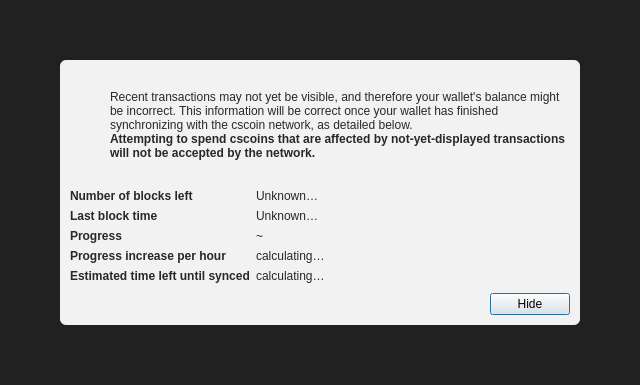
<?xml version="1.0" encoding="UTF-8"?>
<ui version="4.0">
 <class>ModalOverlay</class>
 <widget class="QWidget" name="ModalOverlay">
  <property name="geometry">
   <rect>
    <x>0</x>
    <y>0</y>
    <width>640</width>
    <height>385</height>
   </rect>
  </property>
  <property name="windowTitle">
   <string>Form</string>
  </property>
  <layout class="QVBoxLayout" name="verticalLayout" stretch="0">
   <property name="sizeConstraint">
    <enum>QLayout::SetDefaultConstraint</enum>
   </property>
   <property name="leftMargin">
    <number>0</number>
   </property>
   <property name="topMargin">
    <number>0</number>
   </property>
   <property name="rightMargin">
    <number>0</number>
   </property>
   <property name="bottomMargin">
    <number>0</number>
   </property>
   <item>
    <widget class="QWidget" name="bgWidget" native="true">
     <property name="styleSheet">
      <string notr="true">#bgWidget { background: rgba(0,0,0,220); }</string>
     </property>
     <layout class="QVBoxLayout" name="verticalLayoutMain" stretch="1">
      <property name="leftMargin">
       <number>60</number>
      </property>
      <property name="topMargin">
       <number>60</number>
      </property>
      <property name="rightMargin">
       <number>60</number>
      </property>
      <property name="bottomMargin">
       <number>60</number>
      </property>
      <item>
       <widget class="QWidget" name="contentWidget" native="true">
        <property name="styleSheet">
         <string notr="true">#contentWidget { background: rgba(255,255,255,240); border-radius: 6px; }

QLabel { color: rgb(40,40,40);  }</string>
        </property>
        <layout class="QVBoxLayout" name="verticalLayoutSub" stretch="1,0,0,0">
         <property name="spacing">
          <number>0</number>
         </property>
         <property name="leftMargin">
          <number>10</number>
         </property>
         <property name="topMargin">
          <number>10</number>
         </property>
         <property name="rightMargin">
          <number>10</number>
         </property>
         <property name="bottomMargin">
          <number>10</number>
         </property>
         <item>
          <layout class="QHBoxLayout" name="horizontalLayoutIconText" stretch="0,1">
           <property name="topMargin">
            <number>20</number>
           </property>
           <item>
            <layout class="QVBoxLayout" name="verticalLayoutIcon">
             <property name="leftMargin">
              <number>0</number>
             </property>
             <item>
              <widget class="QPushButton" name="warningIcon">
               <property name="enabled">
                <bool>false</bool>
               </property>
               <property name="text">
                <string/>
               </property>
               <property name="icon">
                <iconset>
                 <normaloff>:/icons/warning</normaloff>
                 <disabledoff>:/icons/warning</disabledoff>:/icons/warning</iconset>
               </property>
               <property name="iconSize">
                <size>
                 <width>48</width>
                 <height>48</height>
                </size>
               </property>
               <property name="flat">
                <bool>true</bool>
               </property>
              </widget>
             </item>
             <item>
              <spacer name="verticalSpacerWarningIcon">
               <property name="orientation">
                <enum>Qt::Vertical</enum>
               </property>
               <property name="sizeHint" stdset="0">
                <size>
                 <width>20</width>
                 <height>40</height>
                </size>
               </property>
              </spacer>
             </item>
            </layout>
           </item>
           <item>
            <layout class="QVBoxLayout" name="verticalLayoutInfoText">
             <property name="leftMargin">
              <number>0</number>
             </property>
             <property name="topMargin">
              <number>0</number>
             </property>
             <item>
              <widget class="QLabel" name="infoText">
               <property name="text">
                <string>Recent transactions may not yet be visible, and therefore your wallet's balance might be incorrect. This information will be correct once your wallet has finished synchronizing with the cscoin network, as detailed below.</string>
               </property>
               <property name="textFormat">
                <enum>Qt::RichText</enum>
               </property>
               <property name="wordWrap">
                <bool>true</bool>
               </property>
              </widget>
             </item>
             <item>
              <widget class="QLabel" name="infoTextStrong">
               <property name="font">
                <font>
                 <weight>75</weight>
                 <bold>true</bold>
                </font>
               </property>
               <property name="text">
                <string>Attempting to spend cscoins that are affected by not-yet-displayed transactions will not be accepted by the network.</string>
               </property>
               <property name="textFormat">
                <enum>Qt::RichText</enum>
               </property>
               <property name="wordWrap">
                <bool>true</bool>
               </property>
              </widget>
             </item>
             <item>
              <spacer name="verticalSpacerInTextSpace">
               <property name="orientation">
                <enum>Qt::Vertical</enum>
               </property>
               <property name="sizeHint" stdset="0">
                <size>
                 <width>20</width>
                 <height>40</height>
                </size>
               </property>
              </spacer>
             </item>
            </layout>
           </item>
          </layout>
         </item>
         <item>
          <spacer name="verticalSpacerAfterText">
           <property name="orientation">
            <enum>Qt::Vertical</enum>
           </property>
           <property name="sizeHint" stdset="0">
            <size>
             <width>20</width>
             <height>40</height>
            </size>
           </property>
          </spacer>
         </item>
         <item>
          <layout class="QFormLayout" name="formLayout">
           <property name="fieldGrowthPolicy">
            <enum>QFormLayout::FieldsStayAtSizeHint</enum>
           </property>
           <property name="horizontalSpacing">
            <number>6</number>
           </property>
           <property name="verticalSpacing">
            <number>6</number>
           </property>
           <property name="topMargin">
            <number>10</number>
           </property>
           <item row="0" column="0">
            <widget class="QLabel" name="labelNumberOfBlocksLeft">
             <property name="font">
              <font>
               <weight>75</weight>
               <bold>true</bold>
              </font>
             </property>
             <property name="text">
              <string>Number of blocks left</string>
             </property>
            </widget>
           </item>
           <item row="0" column="1">
            <widget class="QLabel" name="numberOfBlocksLeft">
             <property name="text">
              <string>Unknown…</string>
             </property>
            </widget>
           </item>
           <item row="1" column="0">
            <widget class="QLabel" name="labelLastBlockTime">
             <property name="font">
              <font>
               <weight>75</weight>
               <bold>true</bold>
              </font>
             </property>
             <property name="text">
              <string>Last block time</string>
             </property>
            </widget>
           </item>
           <item row="1" column="1">
            <widget class="QLabel" name="newestBlockDate">
             <property name="sizePolicy">
              <sizepolicy hsizetype="Maximum" vsizetype="Preferred">
               <horstretch>0</horstretch>
               <verstretch>0</verstretch>
              </sizepolicy>
             </property>
             <property name="text">
              <string>Unknown…</string>
             </property>
            </widget>
           </item>
           <item row="2" column="0">
            <widget class="QLabel" name="labelSyncDone">
             <property name="font">
              <font>
               <weight>75</weight>
               <bold>true</bold>
              </font>
             </property>
             <property name="text">
              <string>Progress</string>
             </property>
            </widget>
           </item>
           <item row="2" column="1">
            <layout class="QHBoxLayout" name="horizontalLayoutSync" stretch="0,1">
             <item>
              <widget class="QLabel" name="percentageProgress">
               <property name="text">
                <string notr="true">~</string>
               </property>
              </widget>
             </item>
            </layout>
           </item>
           <item row="4" column="0">
            <widget class="QLabel" name="labelProgressIncrease">
             <property name="font">
              <font>
               <weight>75</weight>
               <bold>true</bold>
              </font>
             </property>
             <property name="text">
              <string>Progress increase per hour</string>
             </property>
            </widget>
           </item>
           <item row="4" column="1">
            <widget class="QLabel" name="progressIncreasePerH">
             <property name="text">
              <string>calculating…</string>
             </property>
            </widget>
           </item>
           <item row="5" column="0">
            <widget class="QLabel" name="labelEstimatedTimeLeft">
             <property name="font">
              <font>
               <weight>75</weight>
               <bold>true</bold>
              </font>
             </property>
             <property name="text">
              <string>Estimated time left until synced</string>
             </property>
            </widget>
           </item>
           <item row="5" column="1">
            <widget class="QLabel" name="expectedTimeLeft">
             <property name="text">
              <string>calculating…</string>
             </property>
            </widget>
           </item>
          </layout>
         </item>
         <item>
          <layout class="QHBoxLayout" name="horizontalLayoutButtons">
           <property name="leftMargin">
            <number>10</number>
           </property>
           <property name="topMargin">
            <number>10</number>
           </property>
           <item>
            <spacer name="horizontalSpacer">
             <property name="orientation">
              <enum>Qt::Horizontal</enum>
             </property>
             <property name="sizeHint" stdset="0">
              <size>
               <width>40</width>
               <height>20</height>
              </size>
             </property>
            </spacer>
           </item>
           <item>
            <widget class="QPushButton" name="closeButton">
             <property name="text">
              <string>Hide</string>
             </property>
             <property name="shortcut">
              <string>Esc</string>
             </property>
             <property name="focusPolicy">
              <enum>Qt::StrongFocus</enum>
             </property>
             <property name="default">
              <bool>true</bool>
             </property>
            </widget>
           </item>
          </layout>
         </item>
        </layout>
       </widget>
      </item>
     </layout>
    </widget>
   </item>
  </layout>
 </widget>
 <resources/>
 <connections/>
</ui>
